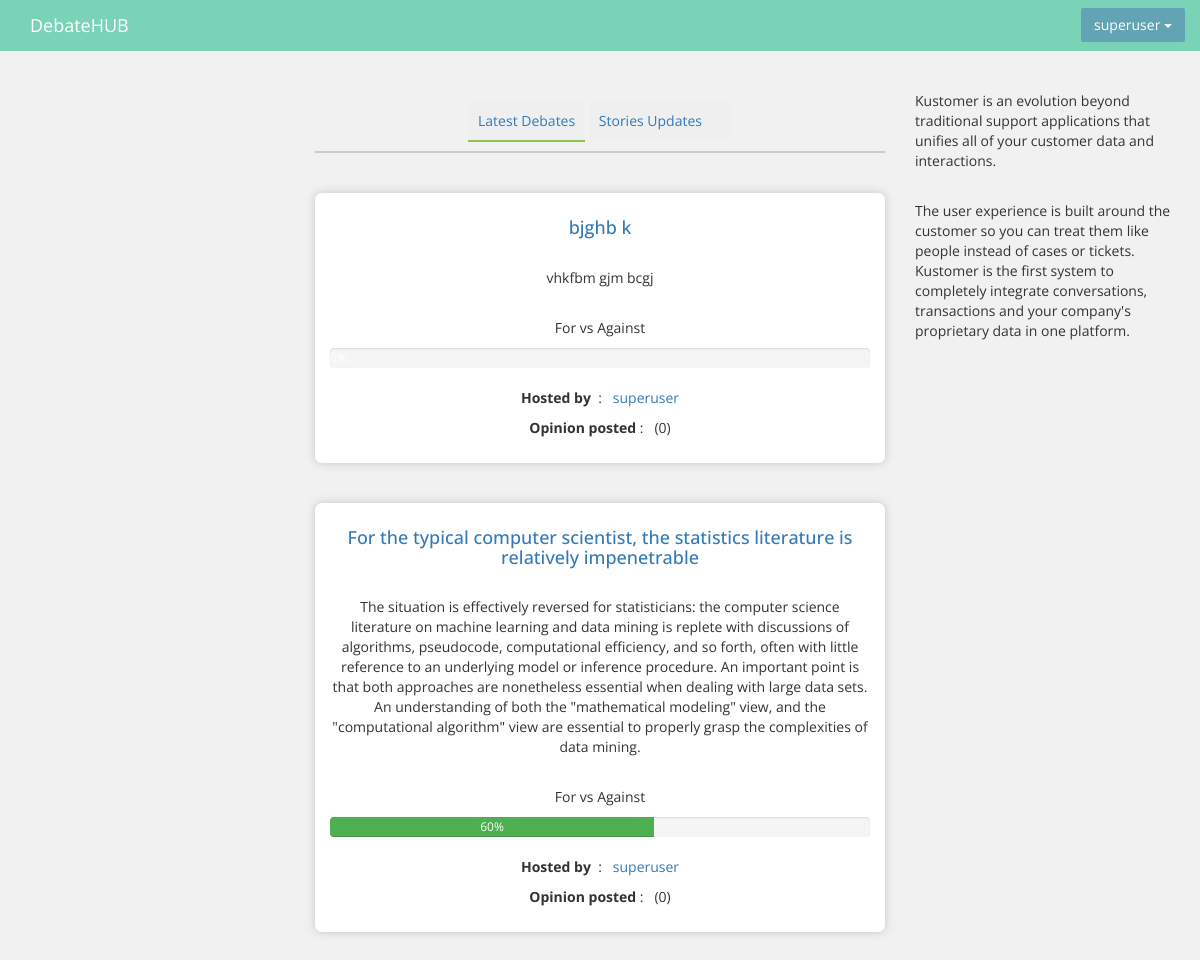
The app's page / (signed in), older data.
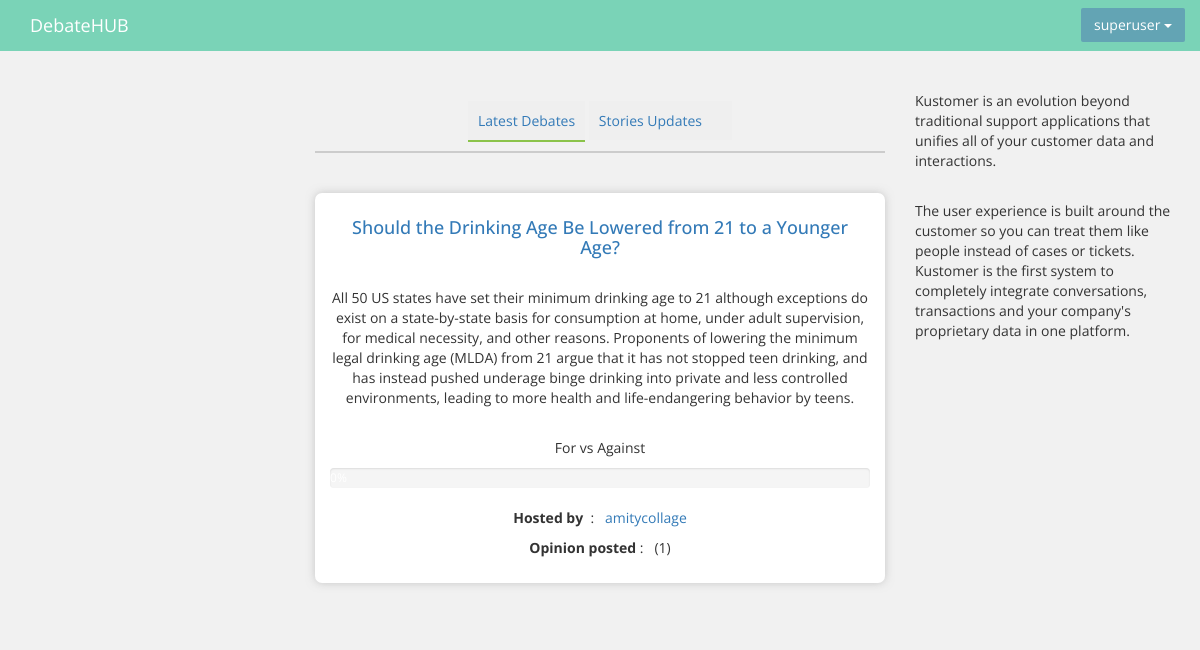
The same page, newer data.
### UserApp/models.py (models this page shows, shortened)
class User(AbstractBaseUser, PermissionsMixin):
    email       = models.EmailField( unique=True, blank = False)
    username 	= models.CharField(unique = True, max_length = 30, blank = True)
    usertype    = models.CharField(choices = USER_TYPE_CHOICES, blank = True, max_length = 50, null = True)
    dob         = models.CharField(blank = True, null = True, max_length = 100)
    is_active 	= models.BooleanField( default=True)
    date_joined = models.DateTimeField(default=timezone.now)
    is_active   = models.BooleanField(default=True)
    is_admin    = models.BooleanField(default=False)
    is_staff    = models.BooleanField(default=False)
    paricipation= models.IntegerField( default = 0)
    objects = UserManager()
    USERNAME_FIELD  = 'email'
    REQUIRED_FIELDS = ['username']
    class Meta:
        verbose_name = 'user'
        verbose_name_plural ='users'

### devdebate/models.py (models this page shows, shortened)
class Debate(models.Model):
	hostedby 	= models.ForeignKey(AUTH_USER_MODEL, on_delete = models.CASCADE, related_name = 'hosted_by')
	title 		= models.CharField(max_length = 500, blank = False)
	description = models.CharField(max_length = 1000, blank = False)
	stat		= models.IntegerField(default = 0)
	opinioncount= models.IntegerField(default = 0)
	class Meta:
		ordering = ["-opinioncount"]

### devdebate/views.py (the view)
# urls.py: url(r'^$', views.home, name = 'home'),
def home(request):
	args = {}
	if request.user.is_authenticated():
		args["homefeedlist"] = Debate.objects.all()
		return render(request, 'devdebate/feedhome.html', args)
	else:
		form = OrgRegistration()
		args['form1'] = form
		return render(request, 'devdebate/home.html', args)

### devdebate/context_processors.py (called while the page is built)
def add_variable_to_context(request):
	showlogin = True
	if request.user.is_authenticated():
		showlogin = False
	args = {}
	args['showlogin'] 	= showlogin
	args['test']		= 'sam'
	form		= PersonRegistration()
	args.update(csrf(request))
	return {
		'args'		: args,
		'form'		: form
	}

### devdebate/templates/devdebate/feedhome.html (shortened to what this page needs)
    {% extends 'navbar/nav.html' %}
    {% load staticfiles %}
    {% block content %}
    <div class="container-fluid">
    <br>
    <br>
    	<div class="row">
    		<div class="col-md-3 text-center" style="font-size: 16px;">
    		</div>
    		<div class="col-md-6">
					<div class="text-center" style="border-bottom: 2px solid #ccc;">
						<br>
						<a href="{% url 'home' %}" id="feedfilter" style="border-bottom: 2px solid #8BC34A;">Latest Debates</a>
						<a href="{% url 'stories' %}" id="feedfilter">Stories Updates</a>
						<a href="" id="feedfilter"></a>
						<br>
						<br>
					</div>
				<br>
				<br>
                {% for cards in homefeedlist %}
				<div  class = "text-center" style="box-shadow: 0 0 8px 0 hsla(0,0%,70%,.7); padding: 15px; background-color: #fff; border-radius: 7px;">
                <a href="{% url 'debatedetail' cards.id %}"><h4>{{ cards.title }}</h4></a>
					<br>
					<p>{{ cards.description }}</p>
					<br>
                    <p>For vs Against</p>
					<div class="progress">
  						<div class="progress-bar" role="progressbar" aria-valuenow="60" aria-valuemin="0" aria-valuemax="100" style="width: {{ cards.stat }}%; background-color: #4CAF50;">
    					{{ cards.stat }}%
  						</div>
					</div>
					<p><strong>Hosted by </strong>&nbsp: &nbsp <a href="{% url 'profile' cards.hostedby.username %}">{{ cards.hostedby.username }}</a></p>
					<p><strong>Opinion posted</strong>&nbsp: &nbsp ({{ cards.opinioncount }})</p>
				</div>
                <br>
                <br>
                {% endfor %}
    		</div>
   			<div class="col-md-3">
    			<p>Kustomer is an evolution beyond traditional support applications that unifies all of your customer data and interactions.</p>
                <br>
                <p>The user experience is built around the customer so you can treat them like people instead of cases or tickets. Kustomer is the first system to completely integrate conversations, transactions and your company's proprietary data in one platform.</p>
    		</div>
    	</div>
    </div>
    {% endblock %}

### devdebate/templates/navbar/nav.html (shortened to what this page needs)
  <!DOCTYPE html>
  {% load staticfiles %}
  <html lang="en">
    <head>
      <link href="{% static 'css/bootstrap.css' %}" rel="stylesheet">
      <link href="{% static 'css/style.css' %}" rel="stylesheet">
    </head>
    <body>
      <header class="navbar navbar-static-top bs-docs-nav navcolor" id="top" role="banner">
        <div class="container">
          <div class="navbar-header">
            <a href="/" class="navbar-brand" style="color: #fff;">DebateHUB</a>
          </div>
          <nav id="bs-navbar" class="collapse navbar-collapse">
            <ul class="nav navbar-nav navbar-right">
              {% if args.showlogin == False %}
              <li>
                <div class="text-center" id ="menuloggedin">
                  <button type="button" class="btn btn-primary dropdown-toggle" data-toggle="dropdown" aria-haspopup="true" aria-expanded="false">
                  {{ request.user.username }} <span class="caret"></span>
                  </button>
                </div>
              </li>
              {% endif %}
            </ul>
          </nav>
        </div>
      </header>
      {% block content %}
      {% endblock content %}
      </body>
  </html>

### devdebate/static/css/style.css (style rules this page uses)
.navcolor { background-color: #7ad3b7; }
#menuloggedin { margin-top: 8px; }
#feedfilter { padding: 10px; text-decoration: none; background-color: #efefef; }

Row changes from the older to the newer data that the page shows:
removed Debate: title "bjghb k", description "vhkfbm gjm bcgj", hostedby.username "superuser", opinioncount "0"
removed Debate: title "For the typical computer scientist, the statistics literature is relatively impenetrable", description "The situation is effectively reversed for statisticians: the computer science literature on machine learning and data mining is replete with discussions of algorithms, pseudocode, computational efficiency, and so forth, often with little reference to an underlying model or inference procedure. An important point is that both approaches are nonetheless essential when dealing with large data sets. An understanding of both the \"mathematical modeling\" view, and the \"computational algorithm\" view are essential to properly grasp the complexities of data mining.", stat "60", hostedby.username "superuser", opinioncount "0"
added Debate: title "Should the Drinking Age Be Lowered from 21 to a Younger Age?", description "All 50 US states have set their minimum drinking age to 21 although exceptions do exist on a state-by-state basis for consumption at home, under adult supervision, for medical necessity, and other reasons. Proponents of lowering the minimum legal drinking age (MLDA) from 21 argue that it has not stopped teen drinking, and has instead pushed underage binge drinking into private and less controlled environments, leading to more health and life-endangering behavior by teens.", hostedby.username "amitycollage", opinioncount "1"
